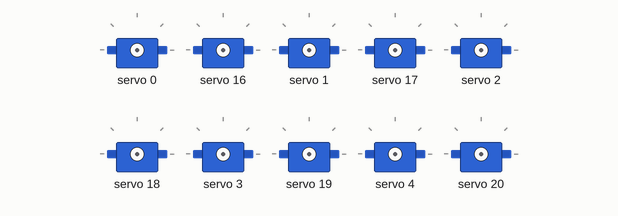
Simulated run of this sketch. Board: Arduino Uno, built with avr-gcc and run on an emulated ATmega328P. Parts: 10 × servo. What the sketch prints to the serial monitor is not drawn.

Above: at 0.05 s.
At 0.35 s:
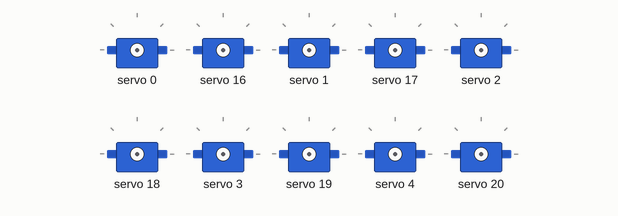
At 0.9 s:
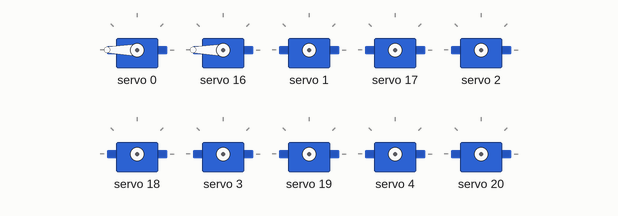
At 1.8 s:
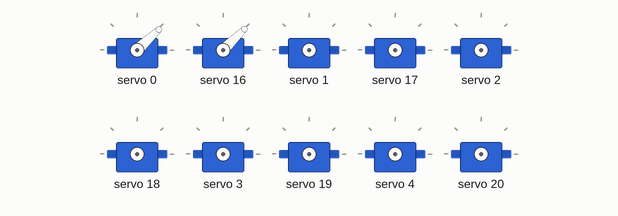
At 3.05 s:
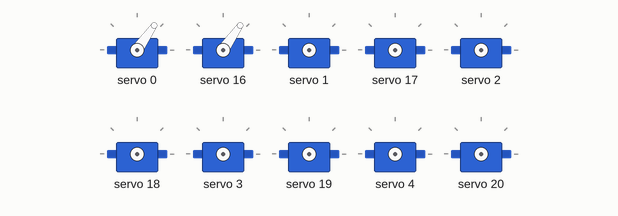
At 4.2 s:
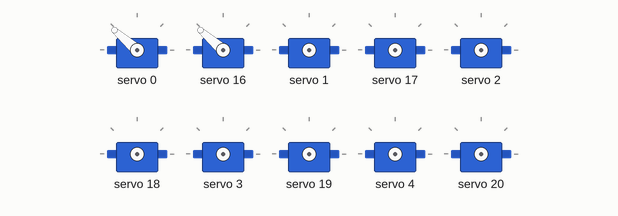
Timing chart, 0 to 5.5 s (numbered marks = the images above):
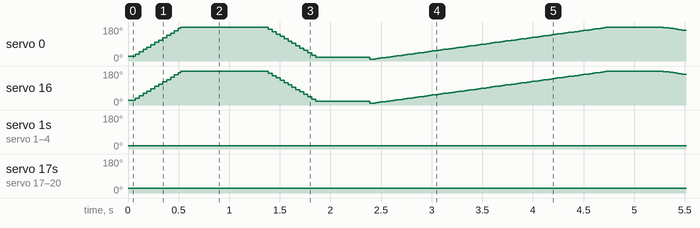

The sketch:

adaf-servo.ino
```cpp
#include <Wire.h>
#include <Adafruit_PWMServoDriver.h>

Adafruit_PWMServoDriver pwm1 = Adafruit_PWMServoDriver(0x40);
Adafruit_PWMServoDriver pwm2 = Adafruit_PWMServoDriver(0x41);
//Adafruit_PWMServoDriver pwm = Adafruit_PWMServoDriver(0x41);
// you can also call it with a different address and I2C interface
//Adafruit_PWMServoDriver pwm = Adafruit_PWMServoDriver(0x40, Wire);

// Depending on your servo make, the pulse width min and max may vary, you
// want these to be as small/large as possible without hitting the hard stop
// for max range. You'll have to tweak them as necessary to match the servos you
// have!
#define SERVOMIN  150 // This is the 'minimum' pulse length count (out of 4096)
#define SERVOMAX  600 // This is the 'maximum' pulse length count (out of 4096)
#define USMIN  600 // This is the rounded 'minimum' microsecond length based on the minimum pulse of 150
#define USMAX  2400 // This is the rounded 'maximum' microsecond length based on the maximum pulse of 600
#define SERVO_FREQ 50 // Analog servos run at ~50 Hz updates

// our servo # counter
uint8_t s = 0;
uint8_t servonum = 0;

void setup() {
  Serial.begin(9600);
  Serial.println("8 channel Servo test!");

  pwm1.begin();
  pwm2.begin();

  /*
   * In theory the internal oscillator (clock) is 25MHz but it really isn't
   * that precise. You can 'calibrate' this by tweaking this number until
   * you get the PWM update frequency you're expecting!
   * The int.osc. for the PCA9685 chip is a range between about 23-27MHz and
   * is used for calculating things like writeMicroseconds()
   * Analog servos run at ~50 Hz updates, It is importaint to use an
   * oscilloscope in setting the int.osc frequency for the I2C PCA9685 chip.
   * 1) Attach the oscilloscope to one of the PWM signal pins and ground on
   *    the I2C PCA9685 chip you are setting the value for.
   * 2) Adjust setOscillatorFrequency() until the PWM update frequency is the
   *    expected value (50Hz for most ESCs)
   * Setting the value here is specific to each individual I2C PCA9685 chip and
   * affects the calculations for the PWM update frequency.
   * Failure to correctly set the int.osc value will cause unexpected PWM results
   */
  pwm1.setOscillatorFrequency(27000000);
  pwm1.setPWMFreq(SERVO_FREQ);  // Analog servos run at ~50 Hz updates
  pwm2.setOscillatorFrequency(27000000);
  pwm2.setPWMFreq(SERVO_FREQ);  // Analog servos run at ~50 Hz updates

  delay(10);
}

// You can use this function if you'd like to set the pulse length in seconds
// e.g. setServoPulse(0, 0.001) is a ~1 millisecond pulse width. It's not precise!
void setServoPulse(uint8_t n, double pulse) {
  double pulselength;

  pulselength = 1000000;   // 1,000,000 us per second
  pulselength /= SERVO_FREQ;   // Analog servos run at ~60 Hz updates
  Serial.print(pulselength); Serial.println(" us per period");
  pulselength /= 4096;  // 12 bits of resolution
  Serial.print(pulselength); Serial.println(" us per bit");
  pulse *= 1000000;  // convert input seconds to us
  pulse /= pulselength;
  Serial.println(pulse);
  pwm1.setPWM(n, 0, pulse);
  pwm2.setPWM(n, 0, pulse);
}

void loop() {
  // Drive each servo one at a time using setPWM()
  Serial.println(servonum);
  for (uint16_t pulselen = SERVOMIN; pulselen < SERVOMAX; pulselen++) {
    pwm1.setPWM(servonum, 0, pulselen);
    pwm2.setPWM(servonum, 0, pulselen);
  }

  delay(500);
  for (uint16_t pulselen = SERVOMAX; pulselen > SERVOMIN; pulselen--) {
    pwm1.setPWM(servonum, 0, pulselen);
    pwm2.setPWM(servonum, 0, pulselen);
  }

  delay(500);

  // Drive each servo one at a time using writeMicroseconds(), it's not precise due to calculation rounding!
  // The writeMicroseconds() function is used to mimic the Arduino Servo library writeMicroseconds() behavior.
  for (uint16_t microsec = USMIN; microsec < USMAX; microsec++) {
    pwm1.writeMicroseconds(servonum, microsec);
    pwm2.writeMicroseconds(servonum, microsec);
  }

  delay(500);
  for (uint16_t microsec = USMAX; microsec > USMIN; microsec--) {
    pwm1.writeMicroseconds(servonum, microsec);
    pwm2.writeMicroseconds(servonum, microsec);
  }

  delay(500);

  servonum++;
  if (servonum > 15) servonum = 0; // Testing the first 8 servo channels
}
```
